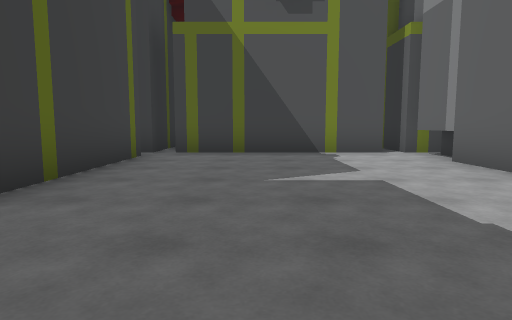
[1] (above)

15 first-person views from a walk through a scene from a Unity 3-D project. The camera is 1.2 m above the floor, tilts 6° down and sees 75° across. The floor is counted in squares, 2 m on a side. Each view is taken from the middle of a square. On the plan, view 1 faces up. The plan holds only what a view shows up to about 10 squares ahead; the rest is blank. The place goes on beyond the plan.

[2]
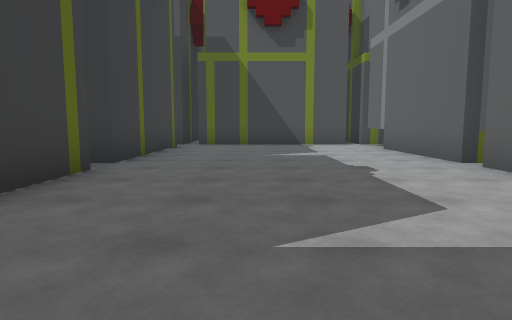

[3]
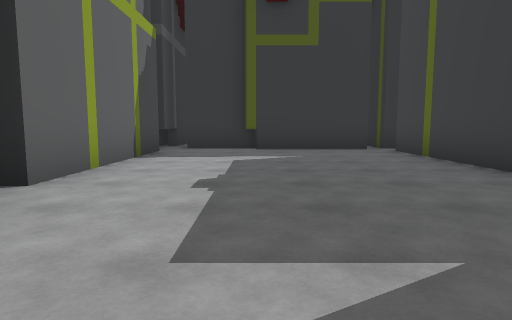

[4]
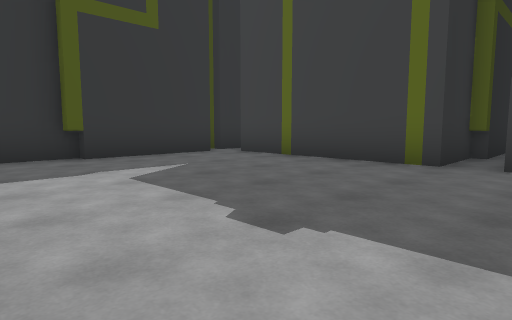

[5]
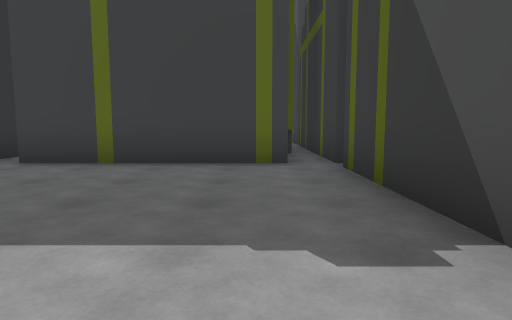

[6]
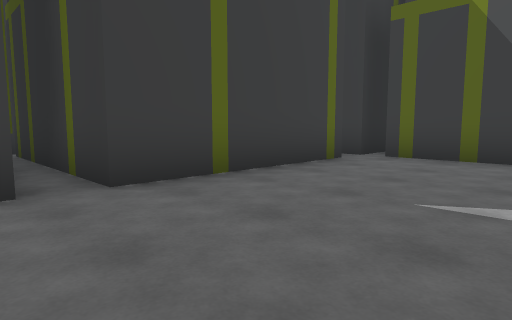

[7]
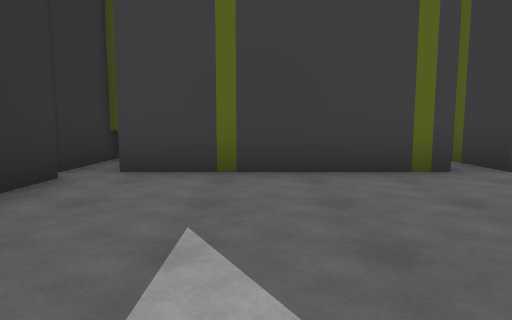

[8]
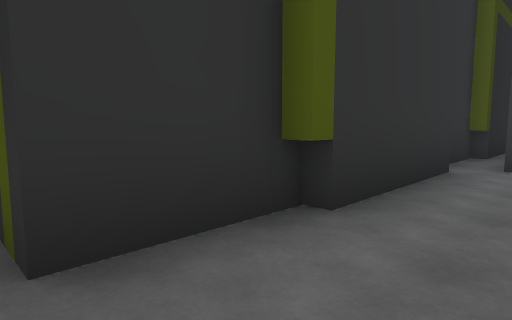

[9]
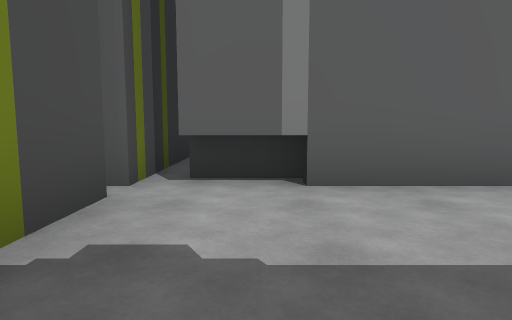

[10]
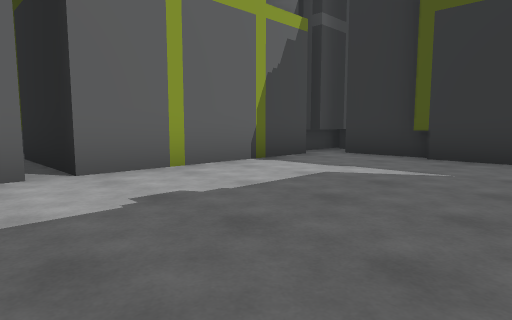

[11]
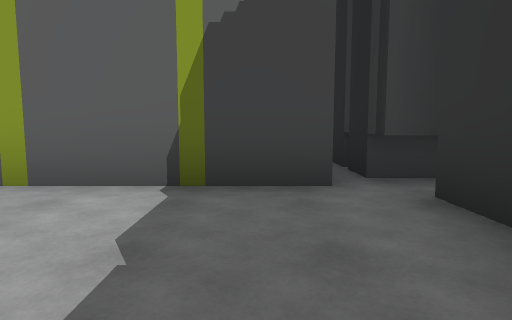

[12]
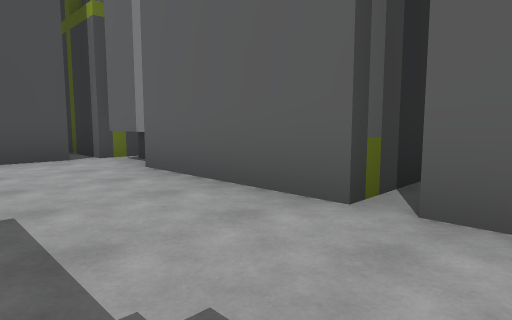

[13]
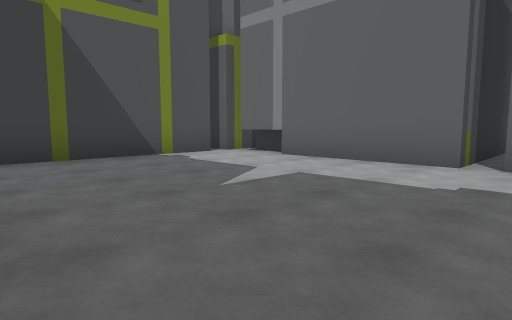

[14]
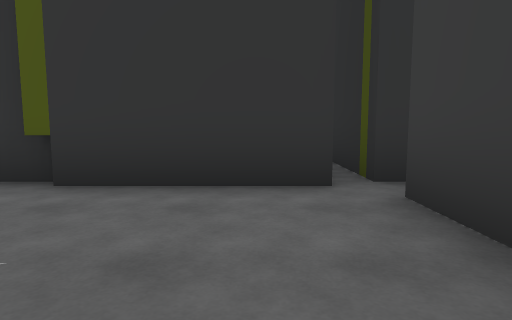

[15]
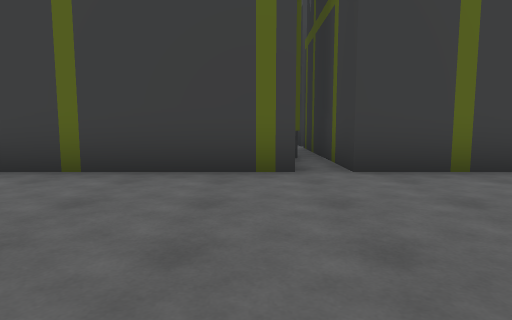

### Floor plan
Points are (right, up) in squares from view 1. A wall is a line through its corners. A room is listed if a view was taken in it or the views show most of it. See-through windows are left out.
Room 1 (views 1, 2, 3, 4, 5, 6, 7, 8, 9, 10, 11, 12, 13, 14, 15)
walls: (3.3, 2.3) (3.3, 6.8); (-4, 1.5) (-2.2, 1.5) (-2.2, -2.8); (0.9, -3.5) (2.7, -3.5) (2.7, -4.1); (-1.9, -3.2) (1.2, -3.2); (3.3, -2.9) (3.3, 1.7); (-5.8, 1.7) (-3.8, 1.7); (-2.2, 6.6) (-2.2, 2.3) (-6.8, 2.3); (-4, -3.5) (-2.2, -3.5) (-2.2, -5.5); (-2.2, 7.2) (-6.8, 7.2); (2.9, 7.2) (-1.8, 7.2); (3.3, -5) (3.3, -3.2); (-5.8, -3.2) (-3.8, -3.2)
low walls: (3.7, 5.4) (3.7, 6.8); (3.7, -5.1) (3.7, -3.2)
ways out: opening at (-6, 2); opening at (-6, 7); opening at (-2, 7); opening at (3, 8); opening at (4, -3); opening at (4, 2); opening at (4, 7)

Positions as (right, up) in squares from view 1, and headings:
1: (0, 0), facing up
2: (0, -3), facing up
3: (1, 5), facing down
4: (3, 3), facing down-left
5: (3, 6), facing left
6: (1, 1), facing up-left
7: (2, -1), facing left
8: (3, -2), facing down-left
9: (0, 6), facing right
10: (-1, 3), facing down-right
11: (0, -2), facing right
12: (1, 1), facing up-right
13: (-2, 1), facing up-right
14: (-1, 0), facing down
15: (2, 1), facing left
